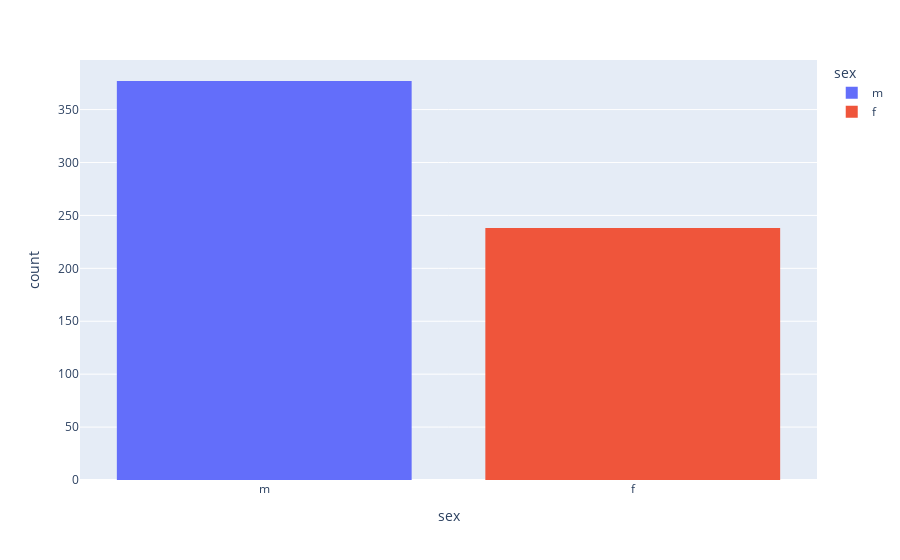

Notebook code cell kept with this figure:
### Code cell
# Plotting the Number of Male and Female patients
fig=px.histogram(liver_disease_data,x='sex',color='sex',  labels={'m': 'Male', 'f':'Female'} )
fig.show()

### Figure 1 — Plotly figure (JSON) as saved in the notebook; plotly's stock layout.template omitted (floating-point values rounded to 4 significant figures; data arrays with more than 128 entries replaced by an {"elided": "..."} marker saying what was removed)
{"data": [{"alignmentgroup": "True", "bingroup": "x", "hovertemplate": "sex=%{x}<br>count=%{y}<extra></extra>", "legendgroup": "m", "marker": {"color": "#636efa", "pattern": {"shape": ""}}, "name": "m", "offsetgroup": "m", "orientation": "v", "showlegend": true, "type": "histogram", "x": {"elided": "377 str values"}, "xaxis": "x", "yaxis": "y"}, {"alignmentgroup": "True", "bingroup": "x", "hovertemplate": "sex=%{x}<br>count=%{y}<extra></extra>", "legendgroup": "f", "marker": {"color": "#EF553B", "pattern": {"shape": ""}}, "name": "f", "offsetgroup": "f", "orientation": "v", "showlegend": true, "type": "histogram", "x": {"elided": "238 str values"}, "xaxis": "x", "yaxis": "y"}], "layout": {"barmode": "relative", "legend": {"title": {"text": "sex"}, "tracegroupgap": 0}, "margin": {"t": 60}, "xaxis": {"anchor": "y", "categoryarray": ["m", "f"], "categoryorder": "array", "domain": [0, 1], "title": {"text": "sex"}}, "yaxis": {"anchor": "x", "domain": [0, 1], "title": {"text": "count"}}}}
